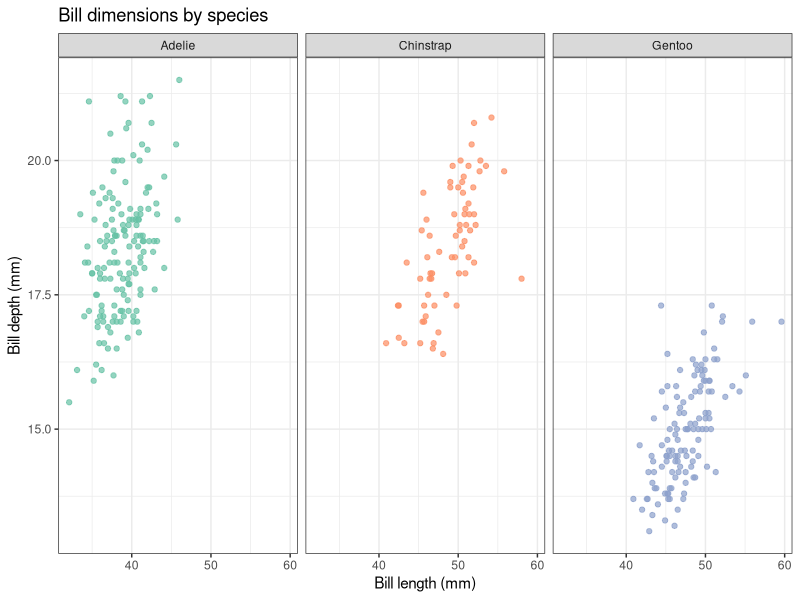
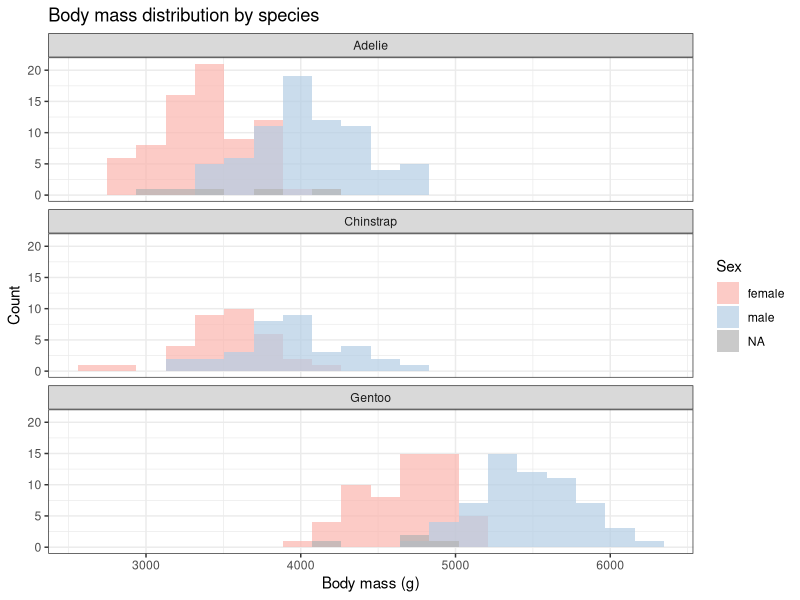
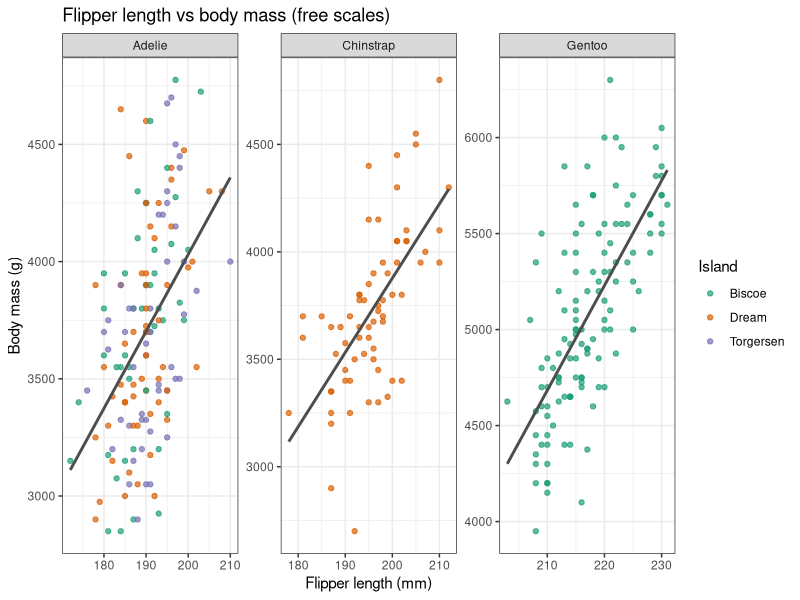
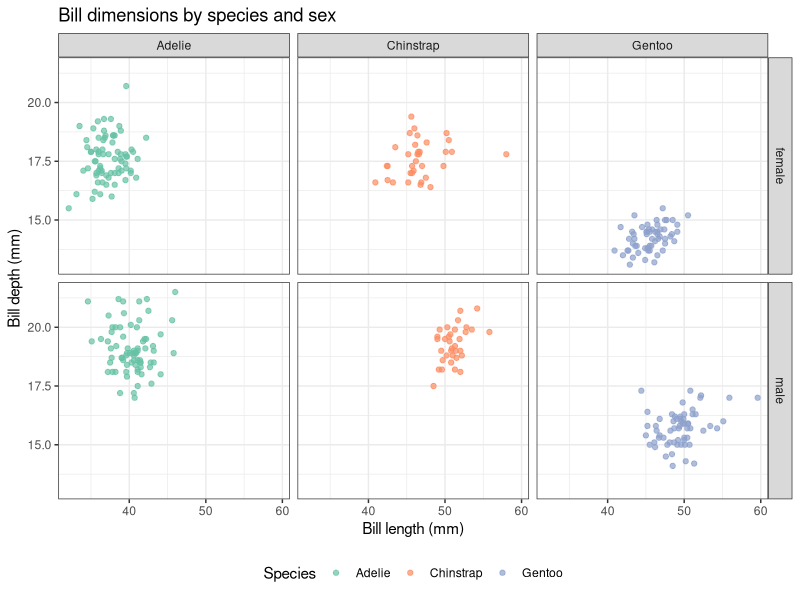
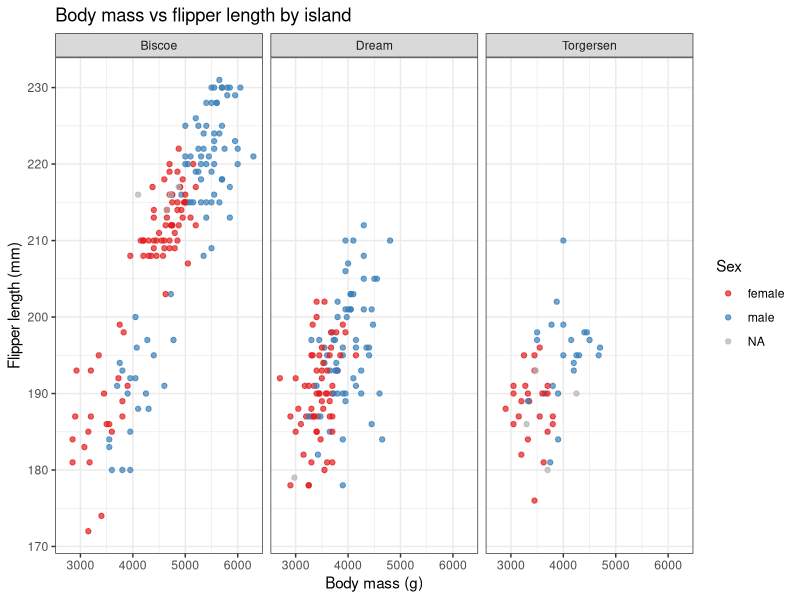
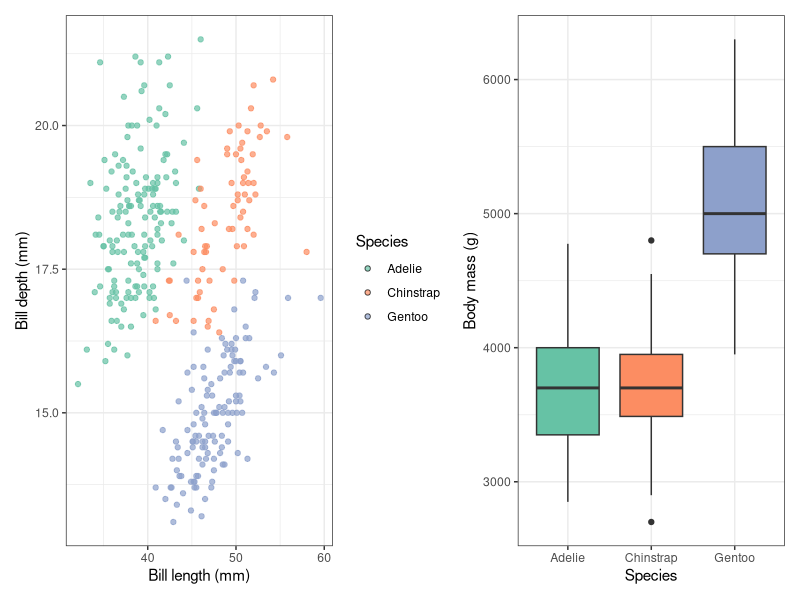
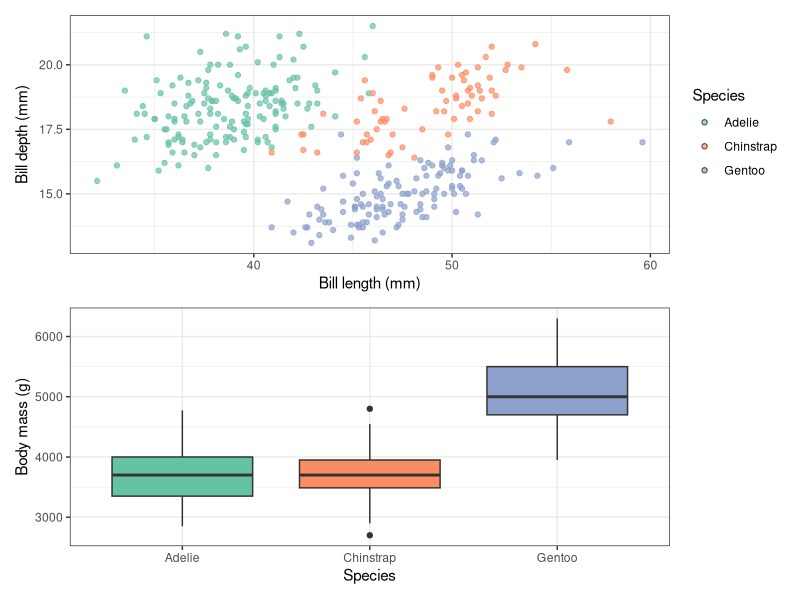
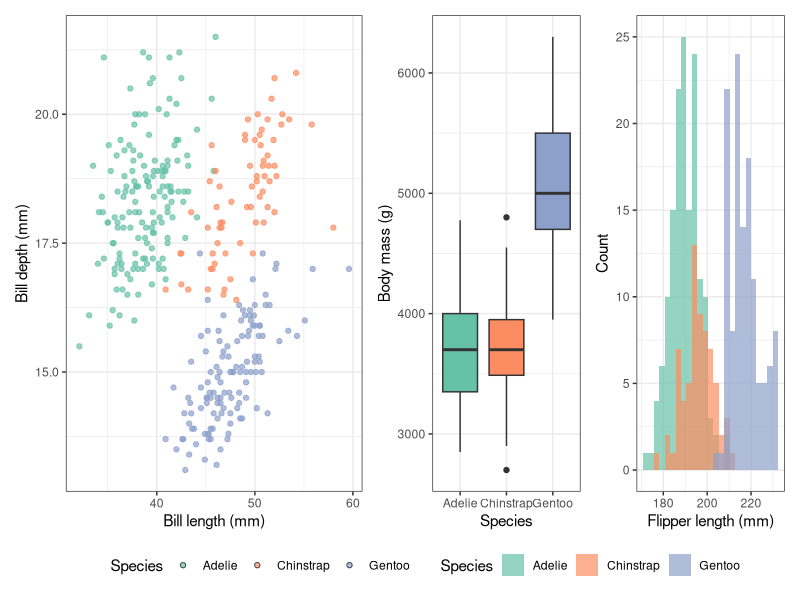

The R source for these figures, in order:
## ---- chunk 1
#| label: setup

# Uncomment to install any missing packages
# install.packages(c("ggplot2", "dplyr", "palmerpenguins", "patchwork", "cowplot"))

library(ggplot2)
library(dplyr)
library(palmerpenguins)
library(patchwork)
library(cowplot)

penguins <- palmerpenguins::penguins
## ---- chunk 2
#| label: facet-wrap-basic

ggplot(penguins, aes(x = bill_length_mm, y = bill_depth_mm, color = species)) +
  geom_point(alpha = 0.7, na.rm = TRUE) +
  facet_wrap(~species) +
  scale_color_brewer(palette = "Set2") +
  labs(
    title = "Bill dimensions by species",
    x = "Bill length (mm)",
    y = "Bill depth (mm)",
    color = "Species"
  ) +
  theme_bw() +
  theme(legend.position = "none")
## ---- chunk 3
#| label: facet-wrap-ncol

ggplot(penguins, aes(x = body_mass_g, fill = sex)) +
  geom_histogram(bins = 20, na.rm = TRUE, position = "identity", alpha = 0.7) +
  facet_wrap(~species, ncol = 1) +
  scale_fill_brewer(palette = "Pastel1", na.value = "grey70") +
  labs(
    title = "Body mass distribution by species",
    x = "Body mass (g)",
    y = "Count",
    fill = "Sex"
  ) +
  theme_bw()
## ---- chunk 4
#| label: facet-wrap-free-scales

ggplot(penguins, aes(x = flipper_length_mm, y = body_mass_g)) +
  geom_point(aes(color = island), alpha = 0.7, na.rm = TRUE) +
  geom_smooth(method = "lm", se = FALSE, na.rm = TRUE, color = "grey30") +
  facet_wrap(~species, scales = "free") +
  scale_color_brewer(palette = "Dark2") +
  labs(
    title = "Flipper length vs body mass (free scales)",
    x = "Flipper length (mm)",
    y = "Body mass (g)",
    color = "Island"
  ) +
  theme_bw()
## ---- chunk 5
#| label: facet-grid-basic

ggplot(
  penguins |> filter(!is.na(sex)),
  aes(x = bill_length_mm, y = bill_depth_mm)
) +
  geom_point(aes(color = species), alpha = 0.7, na.rm = TRUE) +
  facet_grid(sex ~ species) +
  scale_color_brewer(palette = "Set2") +
  labs(
    title = "Bill dimensions by species and sex",
    x = "Bill length (mm)",
    y = "Bill depth (mm)",
    color = "Species"
  ) +
  theme_bw() +
  theme(legend.position = "bottom")
## ---- chunk 6
#| label: facet-grid-one-dim

# One row of columns (equivalent to facet_wrap with fixed layout)
ggplot(penguins, aes(x = body_mass_g, y = flipper_length_mm)) +
  geom_point(aes(color = sex), alpha = 0.7, na.rm = TRUE) +
  facet_grid(. ~ island) +
  scale_color_brewer(palette = "Set1", na.value = "grey70") +
  labs(
    title = "Body mass vs flipper length by island",
    x = "Body mass (g)",
    y = "Flipper length (mm)",
    color = "Sex"
  ) +
  theme_bw()
## ---- chunk 7
#| label: base-plots

p_scatter <- ggplot(penguins, aes(x = bill_length_mm, y = bill_depth_mm,
                                   color = species, fill = species)) +
  geom_point(alpha = 0.7, na.rm = TRUE, shape = 21) +
  scale_color_brewer(palette = "Set2") +
  scale_fill_brewer(palette = "Set2") +
  labs(x = "Bill length (mm)", y = "Bill depth (mm)", fill = "Species") +
  guides(color = "none") +
  theme_bw()

p_box <- ggplot(penguins, aes(x = species, y = body_mass_g, fill = species)) +
  geom_boxplot(na.rm = TRUE, show.legend = FALSE) +
  scale_fill_brewer(palette = "Set2") +
  labs(x = "Species", y = "Body mass (g)") +
  theme_bw()

p_hist <- ggplot(penguins, aes(x = flipper_length_mm, fill = species)) +
  geom_histogram(bins = 25, alpha = 0.7, na.rm = TRUE, position = "identity") +
  scale_fill_brewer(palette = "Set2") +
  labs(x = "Flipper length (mm)", y = "Count", fill = "Species") +
  theme_bw()

p_bar <- ggplot(penguins, aes(x = island, fill = species)) +
  geom_bar(position = "dodge") +
  scale_fill_brewer(palette = "Set2") +
  labs(x = "Island", y = "Count", fill = "Species") +
  theme_bw()
## ---- chunk 8
#| label: patchwork-basic

# Side by side
p_scatter + p_box
## ---- chunk 9
#| label: patchwork-stack

# Stacked
p_scatter / p_box
## ---- chunk 10
#| label: patchwork-layout

(p_scatter | p_box | p_hist) +
  plot_layout(widths = c(2, 1, 1), guides = "collect") &
  theme(legend.position = "bottom")
## ---- chunk 11
#| label: patchwork-complex

# A 2×2 grid with shared legend collected at the bottom
(p_scatter + p_box) / (p_hist + p_bar) +
  plot_layout(guides = "collect") &
  theme(legend.position = "bottom")
## ---- chunk 12
#| label: patchwork-annotation

(p_scatter + p_box) / (p_hist + p_bar) +
  plot_annotation(
    title = "Palmer Penguins: a four-panel summary",
    subtitle = "Bill dimensions, body mass, flipper distribution, and island counts",
    tag_levels = "A"
  ) +
  plot_layout(guides = "collect") &
  theme(legend.position = "bottom")
## ---- chunk 13
#| label: patchwork-nested

right_column <- p_box / p_bar

p_scatter | right_column
## ---- chunk 14
#| label: cowplot-basic

plot_grid(p_scatter, p_box, ncol = 2)
## ---- chunk 15
#| label: cowplot-labels

# Add panel labels
plot_grid(p_scatter, p_box, p_hist, p_bar,
          labels = c("A", "B", "C", "D"),
          label_size = 12,
          ncol = 2)
## ---- chunk 16
#| label: cowplot-rel-widths

plot_grid(p_scatter, p_box,
          ncol = 2,
          rel_widths = c(2, 1),
          labels = "AUTO")
## ---- chunk 17
#| label: cowplot-shared-legend

# Build plots without their own legends
p_scatter_noleg <- p_scatter + theme(legend.position = "none")
p_hist_noleg    <- p_hist    + theme(legend.position = "none")

# Extract legend from the original scatter
legend <- get_legend(p_scatter)

# Arrange plots + legend
top_row <- plot_grid(p_scatter_noleg, p_hist_noleg,
                     ncol = 2, labels = c("A", "B"))

plot_grid(top_row, legend,
          ncol = 1,
          rel_heights = c(1, 0.25))
## ---- chunk 18
#| label: cowplot-align

plot_grid(p_scatter + theme(legend.position = "bottom"),
          p_box,
          p_hist  + theme(legend.position = "bottom"),
          align  = "hv",
          ncol   = 3,
          labels = "AUTO")
## ---- chunk 19
#| label: combined

p_faceted <- ggplot(penguins, aes(x = bill_length_mm, y = bill_depth_mm,
                                   color = species)) +
  geom_point(alpha = 0.7, na.rm = TRUE) +
  facet_wrap(~island) +
  scale_color_brewer(palette = "Set2") +
  labs(
    title = "Bill dimensions by island",
    x = "Bill length (mm)",
    y = "Bill depth (mm)",
    color = "Species"
  ) +
  theme_bw() +
  theme(legend.position = "none")

p_summary <- ggplot(penguins, aes(x = species, y = bill_length_mm,
                                   fill = species)) +
  geom_violin(na.rm = TRUE, alpha = 0.7, show.legend = FALSE) +
  geom_boxplot(width = 0.15, na.rm = TRUE, show.legend = FALSE) +
  scale_fill_brewer(palette = "Set2") +
  labs(
    title = "Bill length by species",
    x = "Species",
    y = "Bill length (mm)"
  ) +
  theme_bw()

p_faceted + p_summary +
  plot_layout(widths = c(2, 1)) +
  plot_annotation(
    title   = "Penguin bill dimensions: island facets + species summary",
    tag_levels = "A"
  )
